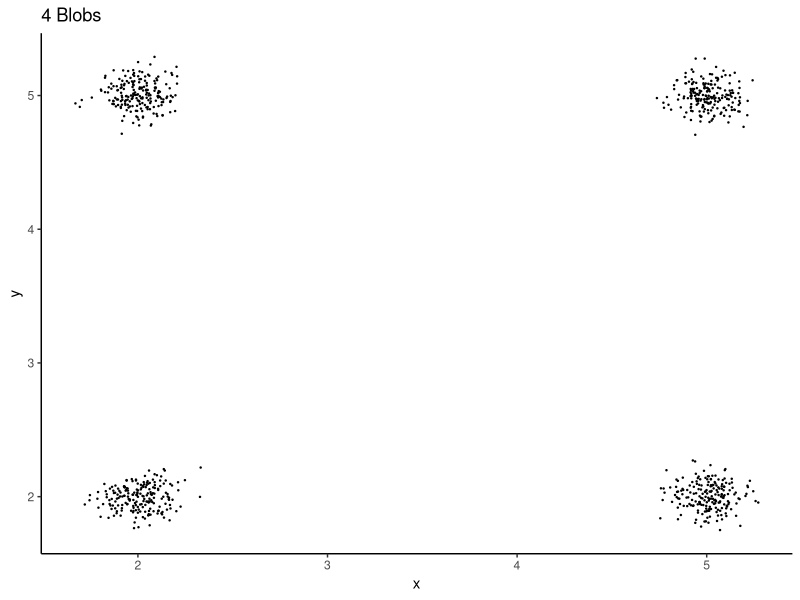
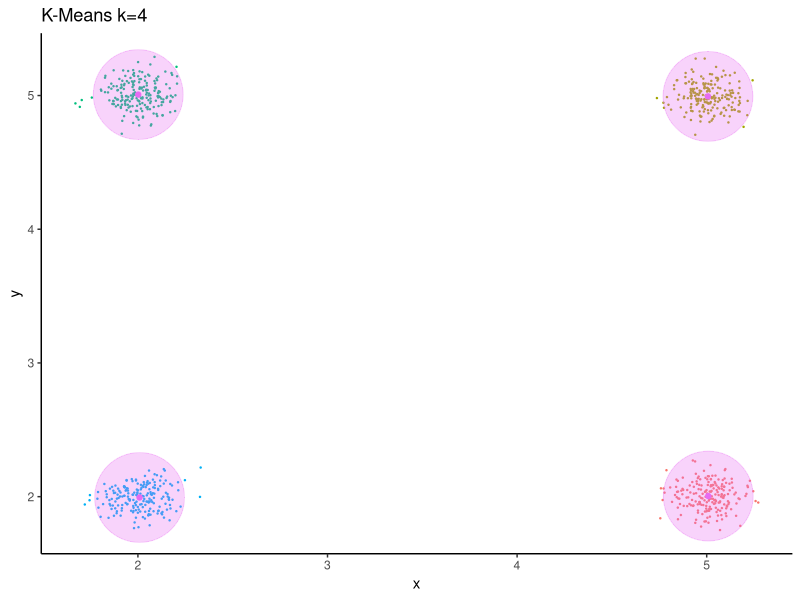
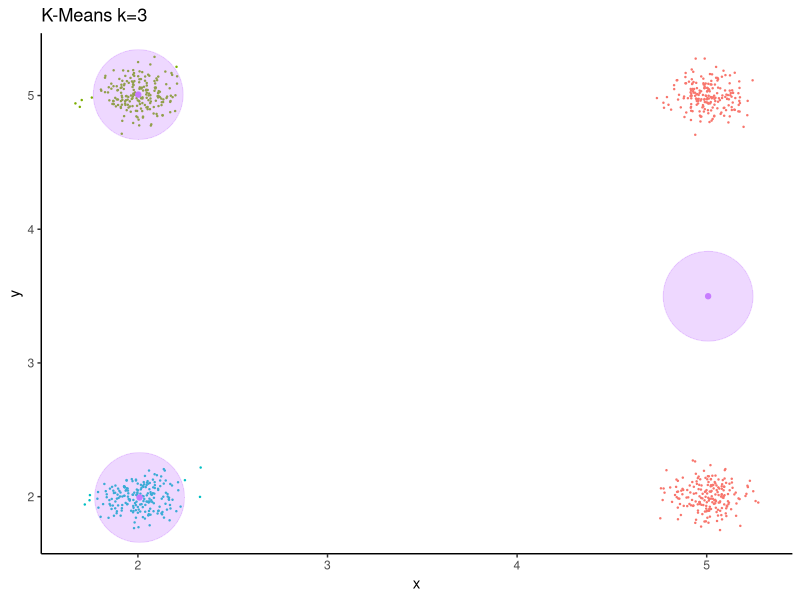
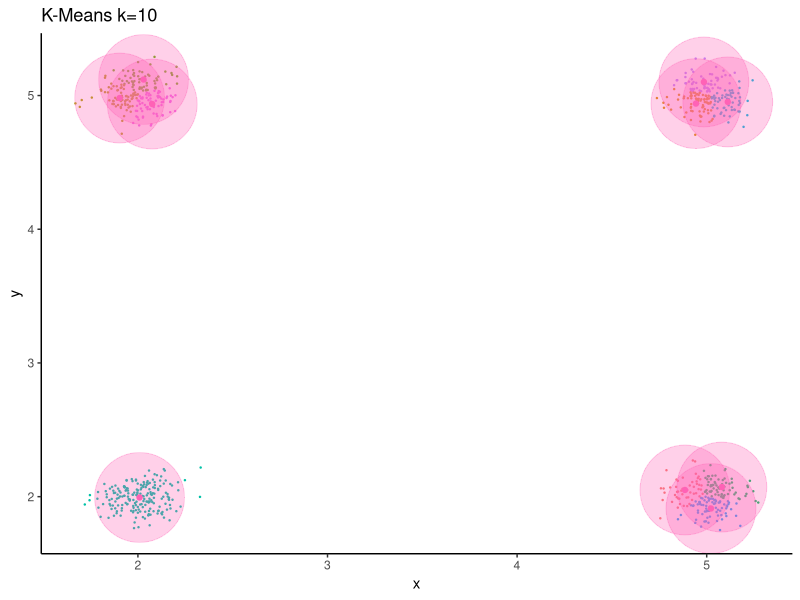
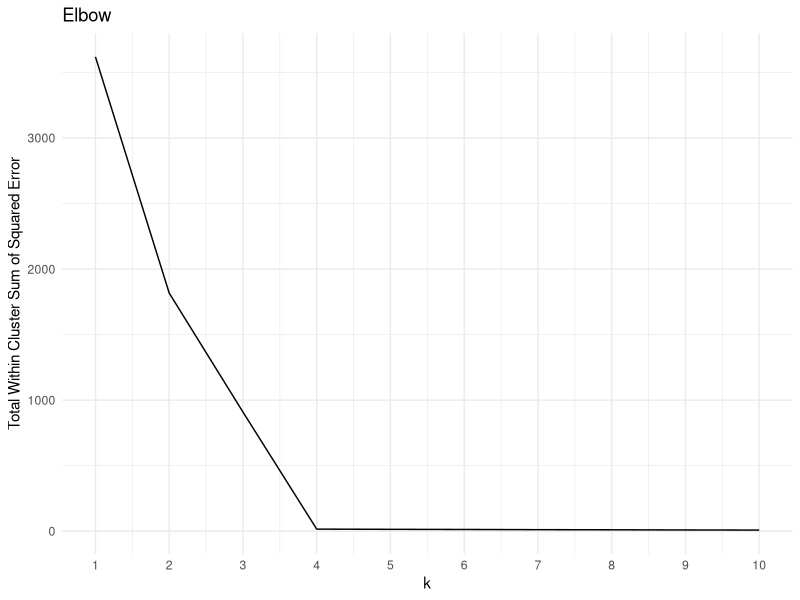
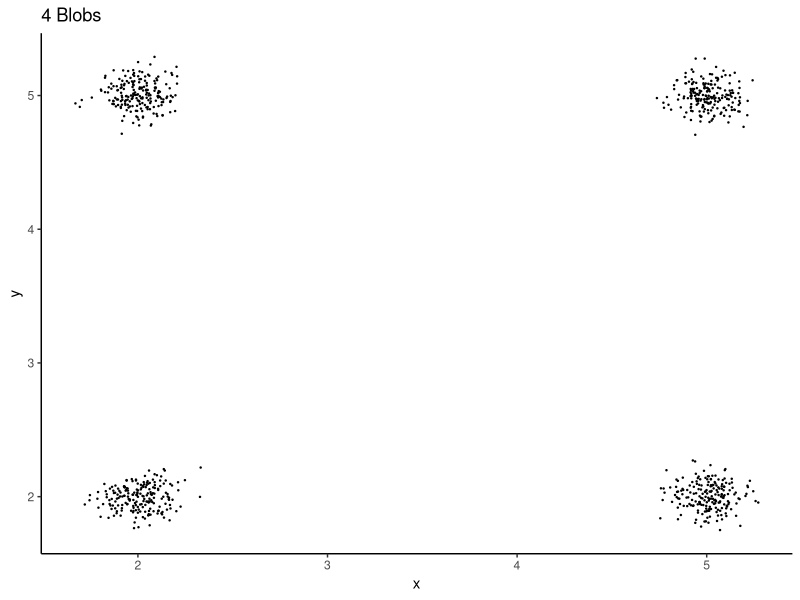
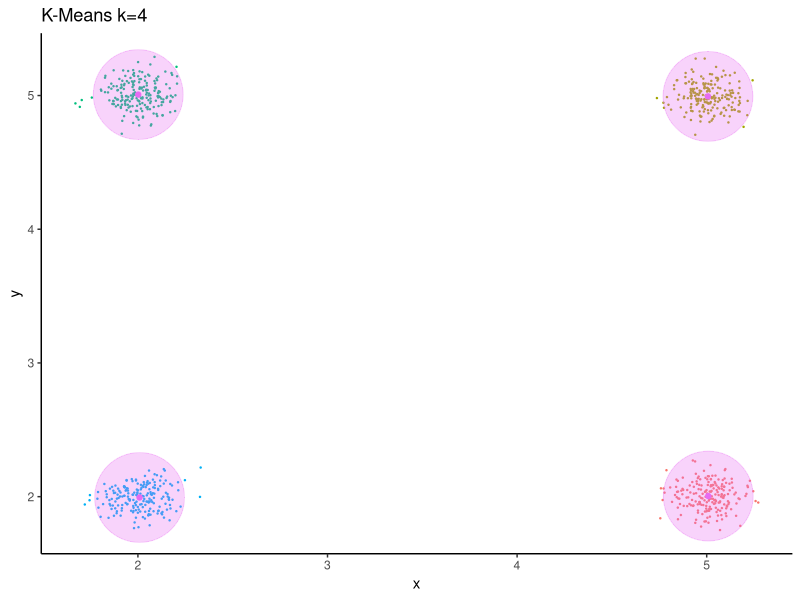
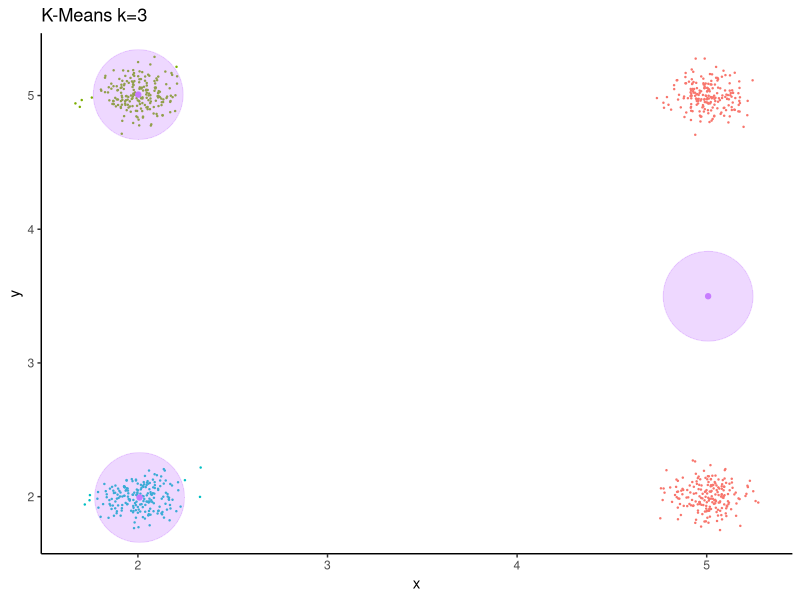

These figures' R source, in order:
library(ggplot2)

x <- c(2,5)
y <- c(2,5)
num_points <- 200
sd <- .1

df <- data.frame()
for (xi in x) {
  for (yi in y) {
    df <- rbind(df, data.frame(x=rnorm(num_points,xi,sd), y=rnorm(num_points,yi,sd)))
  }
}

ggplot(df, aes(x=x, y=y)) + geom_point(size=.2) + theme_classic() + labs(title="4 Blobs")
ggsave("charts/kmeans1.png", width=3, height=3)

vis_clusters <- function(k, title) {
  cl <- kmeans(df,k, nstart=10)
  df$cluster=factor(cl$cluster)
  centers=as.data.frame(cl$centers)
  
  ggplot(data=df, aes(x=x, y=y, color=cluster)) + 
    geom_point(size=.2) +
    geom_point(data=centers, aes(x=x,y=y, color='Center')) +
    geom_point(data=centers, aes(x=x,y=y, color='Center'), 
               size=30, alpha=.3, show.legend=FALSE) +
    theme_classic() + theme(legend.position = "none") +
    labs(title=title)
}

vis_clusters(4, "K-Means k=4")
ggsave("charts/kmeans2.png", width=3, height=3)

vis_clusters(3, "K-Means k=3")
ggsave("charts/kmeans3.png", width=3, height=3)

vis_clusters(10, "K-Means k=10")
ggsave("charts/kmeans4.png", width=3, height=3)

elbow <- function(n) {
  sse <- c()
  for (k in 1:n) {
    cl <- kmeans(df,k, nstart=10)
    sse <- c(sse, cl$tot.withinss)
  }
  data.frame(k=1:n,sse=sse)
}

ggplot(elbow(10), aes(x=k,y=sse)) + 
  geom_line() +
  theme_minimal() +
  scale_x_continuous(breaks=1:10) +
  labs(y="Total Within Cluster Sum of Squared Error", title="Elbow")
ggsave("charts/kmeans5.png", width=3, height=3)